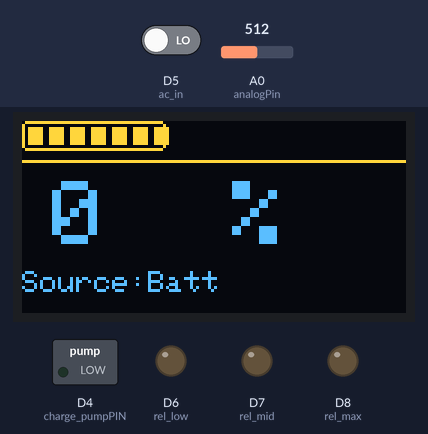
Bench run of a sketch on a simulated ESP8266 (NodeMCU). On the bench: 128×64 one-colour display, switched loads named in the sketch (green lamp = pin HIGH), output pins drawn as LEDs (lit = HIGH). The inputs (shaded band) are chosen by the test bench; at power-on: D5 (ac_in) LOW, A0 (analogPin) = 512. The OLED is the two-colour kind (top 16 rows yellow); the display library's start-up logo is not drawn.

Above: at 1.2 s.
1.3 s: D5 (ac_in) driven HIGH
At 2.4 s:
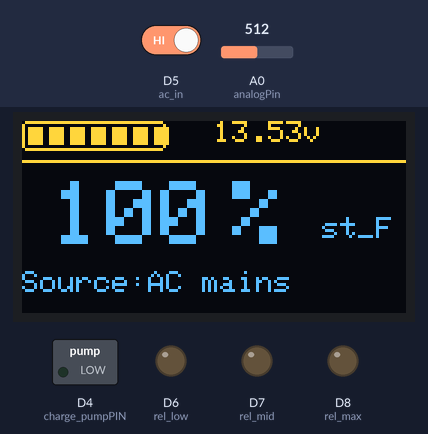
3.0 s: A0 (analogPin) set to 485
At 4.6 s:
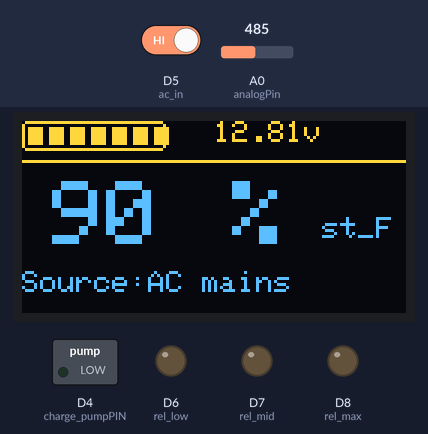
5.2 s: A0 (analogPin) set to 463
At 6.92 s:
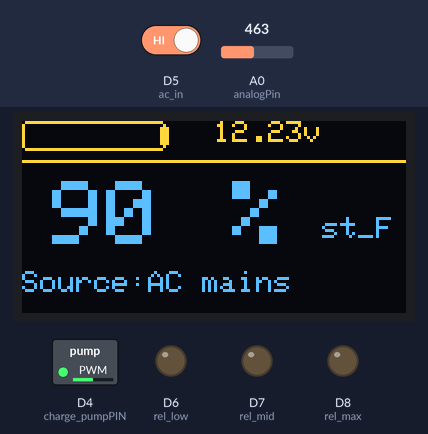
8.4 s: D5 (ac_in) driven LOW
At 10.3 s:
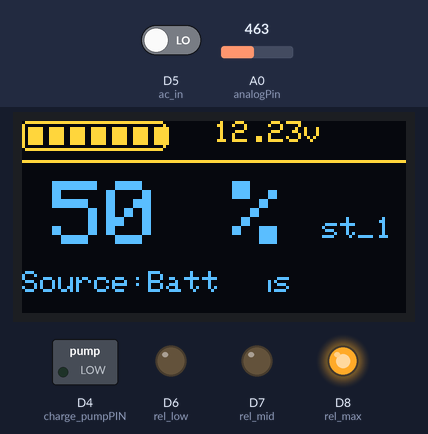
10.9 s: A0 (analogPin) set to 511
At 12.9 s:
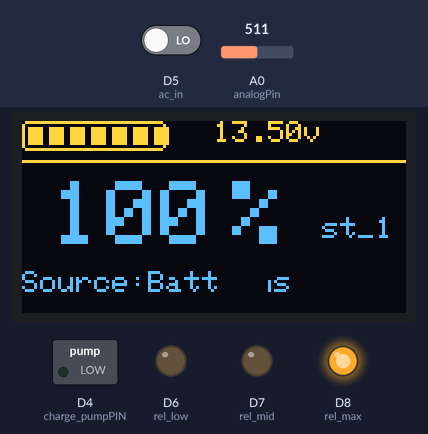
Timing chart, 0 to 14.4 s (numbered marks = the images above; inputs shaded):
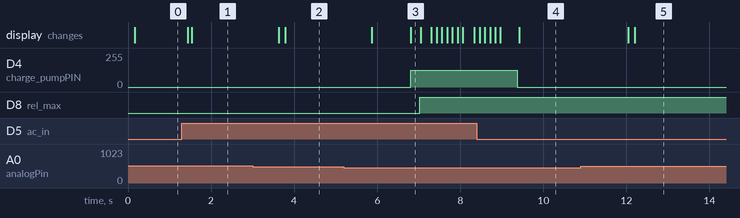

The sketch:

agm1.ino
```cpp
#include <Adafruit_GFX.h>
#include <Adafruit_SSD1306.h>
#include <Wire.h>
#include <Arduino.h>
#include <ESP8266WiFi.h>
#define analogPin A0  // voltage read pin
#define OLED_WIDTH 128
#define OLED_HEIGHT 64
Adafruit_SSD1306 display(OLED_WIDTH, OLED_HEIGHT, &Wire, -1);
const unsigned long eventInterval = 1000;// delay for voltage reading & calc
  unsigned long previousTime = 0;
const unsigned long eventInterval_4 = 5000;
  unsigned long previousTime_4 = 0;
const unsigned long eventInterval_5 = 7130;
  unsigned long previousTime_5 = 0;
unsigned char CHARGE;
unsigned char CCV_CHARGE;
float SOC_voltage;
float CCV_voltage;
const int rel_max = D8;
const int rel_mid = D7;
const int rel_low = D6;
const int ac_in = D5;
const int charge_pumpPIN = D4;
bool flag_stage_1 = false;//bulk charge at max current 16-17A up to 80%
bool flag_stage_2 = false;//absorbtion charge 5-6Afrom 80% to 99%
bool flag_stage_3 = false;//topping charge 99%-100% at minimum current
bool stop_flag = false;// charging disabled
bool AC = false;// 230 vac
bool CSR = false;// charge service routine

void setup() {
  WiFi.mode(WIFI_OFF);
  Wire.begin();
  display.begin(SSD1306_SWITCHCAPVCC, 0x3C);
  analogReference(DEFAULT);
  pinMode(rel_max, OUTPUT);
  pinMode(rel_mid, OUTPUT);
  pinMode(rel_low, OUTPUT);
  pinMode(ac_in, INPUT); // pin input to indicate when AC mains are availible
  display.setTextColor(WHITE);
  display.display();
  display.clearDisplay();
 }
void loop()
{
  unsigned long currentTime = millis();
  display.drawFastHLine(0, 13, 128, WHITE);
 // display.drawFastVLine(98, 13, 51, WHITE);
  display.display();
  if ( digitalRead(ac_in) == HIGH ) AC = true;// 230vac availiable  run program when AC mains 230VAC are availiable
  source_detector();
  bat_value();
  if ( CSR == false )
  {
    if ( currentTime - previousTime >= eventInterval )
        {
          calc_SOC_voltage();
          display_SOC_voltage();
          previousTime = currentTime;
        }
  }
  if ( SOC_voltage >= 12.60 && AC == true)
      {
        stop_charging();
        charged();
        analogWrite(charge_pumpPIN, 0);//charge pump
      }
  if ( SOC_voltage < 12.60 )      // 12.89 = 100% bat
  {
    stop_flag = false;
    if ( stop_flag == false  &&  AC == true )
      {
        CSR = true;
        charging();
        analogWrite(charge_pumpPIN, 127);//charge pump
        bat_value();
            if ( currentTime - previousTime_4 >= eventInterval_4 )
                {
                  calc_CCV_voltage();
                  display_CCV_voltage();
                  previousTime_4 = currentTime;
                }
            if ( CCV_voltage < 12.40) first_stage();// first stage charge @ max Amps
            if ( CCV_voltage >= 12.40 && CCV_voltage <= 12.70 ) second_stage();// second stage charge of absorbtion
            if ( CCV_voltage > 12.70 && CCV_voltage < 14.30 ) third_stage();//topping charge up to float
            if ( CCV_voltage >= 14.30 ) stop_charging();// stop charging by writing

      }
  }

/////*****************************************************************************************************************************

  if ( digitalRead(ac_in) == LOW )     // run this program when there are no AC mains 230VAC running on Bat
    {
      charged();
      bat_value();
      flag_stage_1 = false;//bulk charge at max current 16-17A up to 80%
      flag_stage_2 = false;//absorbtion charge 5-6Afrom 80% to 99%
      flag_stage_3 = false;//topping charge 99%-100% at minimum current
      stop_flag = false;

  if ( currentTime - previousTime >= eventInterval )
        {
          calc_SOC_voltage();
          display_SOC_voltage();
          previousTime = currentTime;
        }
      AC = false;   //reset AC flag
      analogWrite(charge_pumpPIN, 0);//charge pump
      source_detector();
    }


}
```

bgm1.ino
```cpp
void display_SOC_voltage()
{
  display.fillRect(64, 0, 40, 10, BLACK);
  display.setTextSize(1);
  display.setCursor(64, 0);
  display.println(SOC_voltage);
  display.setCursor(94, 0);
  display.println("v");
  display.display();
}
void display_CCV_voltage()
{
  display.fillRect(64, 0, 40, 10, BLACK);
  display.setTextSize(1);
  display.setCursor(64, 0);
  display.println(CCV_voltage);
  display.setCursor(94, 0);
  display.println("v");
  display.display();
}
void stage1_indicator()
{
  display.fillRect(100, 32, 28, 32, BLACK);
  display.setTextSize(1);
  display.setCursor(100, 32);
  display.println("st_1");
  display.display();
}
void stage2_indicator()
{
  display.fillRect(100, 32, 28, 32, BLACK);
  display.setTextSize(1);
  display.setCursor(100, 32);
  display.println("st_2");
  display.display();
}
void stage3_indicator()
{
  display.fillRect(100, 32, 28, 32, BLACK);
  display.setTextSize(1);
  display.setCursor(100, 32);
  display.println("st_3");
  display.display();
}
void stop_flag_indicator()
{
  display.fillRect(100, 32, 28, 32, BLACK);
  display.setTextSize(1);
  display.setCursor(100, 32);
  display.println("st_F");
  display.display();
}

void charging()
{
      display.drawRoundRect(0, 0, 48, 10, 2, WHITE);
      display.display();
      display.fillRect(2, 2, 5, 6, WHITE);
      display.display();
      delay(100);
        display.fillRect(9, 2, 5, 6, WHITE);
        display.display();
        delay(100);
          display.fillRect(16, 2, 5, 6, WHITE);
          display.display();
          delay(100);
            display.fillRect(23, 2, 5, 6, WHITE);
            display.display();
            delay(100);
              display.fillRect(30, 2, 5, 6, WHITE);
              display.display();
              delay(100);
                display.fillRect(37, 2, 5, 6, WHITE);
                display.display();
                delay(100);
                  display.fillRect(44, 2, 5, 6, WHITE);
                  display.display();
                  delay(100);
                   display.fillRect(2, 2, 44, 6, BLACK);
                   display.display();

}
void charged()
{
       display.drawRoundRect(0, 0, 48, 10, 2, WHITE);
        display.fillRect(2, 2, 5, 6, WHITE);
          display.fillRect(9, 2, 5, 6, WHITE);
            display.fillRect(16, 2, 5, 6, WHITE);
              display.fillRect(23, 2, 5, 6, WHITE);
                display.fillRect(30, 2, 5, 6, WHITE);
                  display.fillRect(37, 2, 5, 6, WHITE);
                    display.fillRect(44, 2, 5, 6, WHITE);
                      display.display();
}
void no_bat()
{
  display.clearDisplay();
  display.setCursor(0, 0);
  display.setTextSize(1);
  display.println("NO BATTERY");
  display.display();
}
void source_detector()
{
  display.setTextSize(1);
  display.setCursor(0, 50);
  display.println("Source:");
  display.display();
  if ( AC == true )
  {
    display.fillRect(42, 50, 40, 14, BLACK);
    display.setTextSize(1);
    display.setCursor(42, 50);
    display.println("AC mains");
  }
  if ( AC == false )
  {
    display.fillRect(42, 50, 40, 14, BLACK);
    display.setTextSize(1);
    display.setCursor(42, 50);
    display.println("Batt");
  }
    display.display();
}
```

cgm1.ino
```cpp
/*
******************FUNCTIONS TO CTRL SHIFT REGISTER 74HC595BT*********************

*/
void stop_charging()
{
  digitalWrite(rel_max, LOW);
  digitalWrite(rel_mid, LOW);
  digitalWrite(rel_low, LOW);
  stop_flag_indicator();
  CSR = false;
  stop_flag = true;

}

/////////////////////////////////////////////////////////////////
void first_stage()
{
  digitalWrite(rel_max, HIGH);
  digitalWrite(rel_mid, LOW);
  digitalWrite(rel_low, LOW);
  stage1_indicator();
}
/////////////////////////////////////////////////////////////////

void second_stage()
{
  digitalWrite(rel_max, LOW);
  digitalWrite(rel_mid, HIGH);
  digitalWrite(rel_low, LOW);
  stage2_indicator();
  flag_stage_2 = true;

}
/////////////////////////////////////////////////////////////////

void third_stage()
{
  digitalWrite(rel_max, LOW);
  digitalWrite(rel_mid, LOW);
  digitalWrite(rel_low, HIGH);
  stage3_indicator();
  flag_stage_3 = true;

}
/////////////////////////////////////////////////////////////////

//******************OLED DISPLAY FUNCTIONS***************************************


void bat_value()
{
      if ( SOC_voltage < 11.63 ) CHARGE = 0;
      if ( (SOC_voltage >= 11.63) && (SOC_voltage < 11.70) ) CHARGE = 10;
      if ( (SOC_voltage >= 11.70) && (SOC_voltage < 11.81) ) CHARGE = 20;
      if ( (SOC_voltage >= 11.81) && (SOC_voltage < 11.96) ) CHARGE = 30;
      if ( (SOC_voltage >= 11.96) && (SOC_voltage < 12.11) ) CHARGE = 40;
      if ( (SOC_voltage >= 12.23) && (SOC_voltage < 12.41) ) CHARGE = 50;
      if ( (SOC_voltage >= 12.41) && (SOC_voltage < 12.51) ) CHARGE = 60;
      if ( (SOC_voltage >= 12.51) && (SOC_voltage < 12.65) ) CHARGE = 70;
      if ( (SOC_voltage >= 12.65) && (SOC_voltage < 12.78) ) CHARGE = 80;
      if ( (SOC_voltage >= 12.78) && (SOC_voltage < 12.89) ) CHARGE = 90;
      if ( SOC_voltage >= 12.89 ) CHARGE = 100;
      display.fillRect(0, 15, 100, 30, BLACK);
      display.setTextSize(3);
      display.setCursor(70, 20);
      display.println("%");
      display.setCursor(10, 20);
      display.println(CHARGE);
}
void calc_CCV_voltage()
{
  int b0 = analogRead(analogPin); // CCV voltage variable
  delay(200);
  int b1 = analogRead(analogPin);  // read current battery voltage @ CCV
  float w0 = 8.19 * b0 * (3.3 / 1023); // convert reading to voltage....x8,
  float w1 = 8.19 * b1 * (3.3 / 1023);
  CCV_voltage = ( w0 + w1 ) / 2; // read voltage twice and calculate M value
}
void calc_SOC_voltage()
{
    int a0 = analogRead(analogPin);  // read current battery voltage @ SOC0
    delay(200);
    int a1 = analogRead(analogPin);  // read current battery voltage @ SOC1
    float v0 = 8.19 * a0 * (3.3 / 1023); // convert reading to voltage....x8, SOC =source from open circuit
    float v1 = 8.19 * a1 * (3.3 / 1023);  // SOC =source from open circuit
    SOC_voltage = ( v0 + v1 ) / 2; // read voltage twice and calculate M value
}
```

Measured:
- the behaviour switches between 477 and 476 on A0 (analogPin) (found by bisection; images 2 and 3)
- after the input at 3.0 s, the display: first changes after 0.63 s (image 2 shows a later state)
- after the input at 5.2 s, D4 (charge_pumpPIN): 0/255 → 127/255 after 1.6 s; D8 (rel_max): LOW → HIGH after 1.8 s; the display: first changes after 0.67 s (image 3 shows a later state)
- after the input at 8.4 s, D4 (charge_pumpPIN): 127/255 → 0/255 after 0.97 s
- after the input at 10.9 s, the display: first changes after 1.1 s (image 5 shows a later state)
